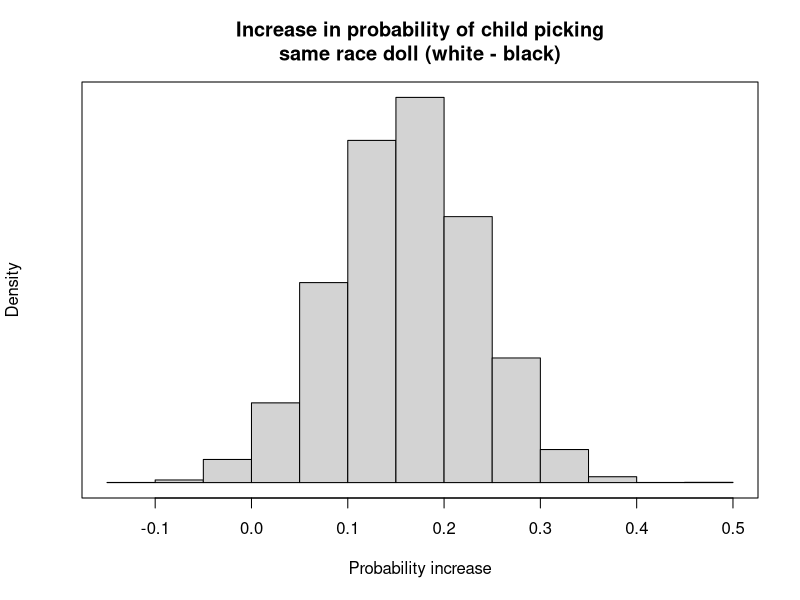

Recreate this plot in R.
library(BayesFactor)


### Name: contingencyTableBF
### Title: Function for Bayesian analysis of one- and two-sample designs
### Aliases: contingencyTableBF
### Keywords: htest

### ** Examples

## Hraba and Grant (1970) doll race data
data(raceDolls)

## Compute Bayes factor for independent binomial design, with
## columns as the fixed margin
bf = contingencyTableBF(raceDolls, sampleType = "indepMulti", fixedMargin = "cols")
bf

## Posterior distribution of difference in probabilities, under alternative
chains = posterior(bf, iterations = 10000)
sameRaceGivenWhite = chains[,"pi[1,1]"] / chains[,"pi[*,1]"]
sameRaceGivenBlack = chains[,"pi[1,2]"] / chains[,"pi[*,2]"]
hist(sameRaceGivenWhite - sameRaceGivenBlack, xlab = "Probability increase",
  main = "Increase in probability of child picking\nsame race doll (white - black)",
  freq=FALSE, yaxt='n')
box()
